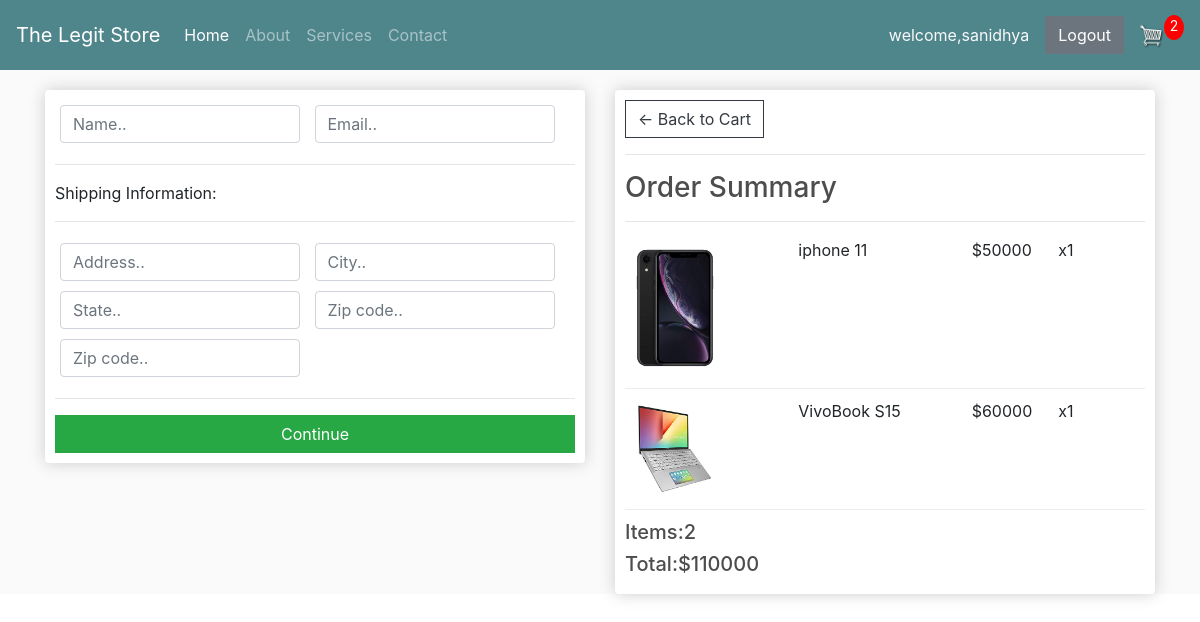
The app's page /store/checkout/ (signed in) with its own data.
### store/models.py (models this page shows, shortened)
class OrderItem(models.Model):
    product = models.ForeignKey(Product, on_delete=models.SET_NULL, null=True, blank=True)
    order = models.ForeignKey(Order, on_delete=models.SET_NULL, null=True, blank=True)
    date_added = models.DateTimeField(auto_now_add=True)
    quantity = models.IntegerField(default=0, null=True, blank=True)
    @property
    def get_total(self):
        total = self.product.price * self.quantity
        return total

class Product(models.Model):
    product_id = models.AutoField
    product_name=models.CharField(max_length=50)
    category = models.CharField(max_length=20, default="")
    image = models.ImageField(upload_to='store/images', default="")
    description = models.CharField(max_length=200)
    price = models.IntegerField(default=0)
    pub_date = models.DateField()

class Order(models.Model):
    customer = models.ForeignKey(Customer, on_delete=models.SET_NULL, null=True, blank=True)
    date_ordered = models.DateTimeField(auto_now_add=True)
    complete = models.BooleanField(default=False, null=True, blank=False)
    transaction_id = models.CharField(max_length=200, null=True)
    @property
    def shipping(self):
        shipping = True
        return shipping
    @property
    def get_total_item(self):
        orderitems = self.orderitem_set.all()
        total = sum([item.quantity for item in orderitems])
        return total
    @property
    def get_cart_total(self):
        orderitems = self.orderitem_set.all()
        total = sum([item.get_total for item in orderitems])
        return total

### store/views.py (the view)
# urls.py: path('checkout/', views.checkout, name="checkout"),
def checkout(request):
    if request.user.is_authenticated:
        customer = request.user.customer
        order, created = Order.objects.get_or_create(customer=customer, complete= False)
        items = order.orderitem_set.all()
        orderItems = order.get_total_item
    else:
        items = []
    params = {'items':items, 'order':order, 'orderItems': orderItems}
    return render(request, 'store/checkout.html', params)

### store/templates/store/checkout.html (shortened to what this page needs)
{% extends 'store/basic.html' %}
{% load static %}
{% block head %}
<link href='{% static "store/css/cart.css"%}' rel="stylesheet">
{% endblock %}
{% block body %}
<div class="container my-4" >
     <div class="row">
		<div class="col-lg-6">
			<div class="box-element" id="form-wrapper">
				<form id="form">
					<div id="user-info">
						<div class="form-field">
							<input required class="form-control" type="text" name="name" placeholder="Name..">
						</div>
						<div class="form-field">
							<input required class="form-control" type="email" name="email" placeholder="Email..">
						</div>
					</div>
					<div id="shipping-info">
						<hr>
						<p>Shipping Information:</p>
						<hr>
						<div class="form-field">
							<input class="form-control" type="text" name="address" placeholder="Address..">
						</div>
						<div class="form-field">
							<input class="form-control" type="text" name="city" placeholder="City..">
						</div>
						<div class="form-field">
							<input class="form-control" type="text" name="state" placeholder="State..">
						</div>
						<div class="form-field">
							<input class="form-control" type="text" name="zipcode" placeholder="Zip code..">
						</div>
						<div class="form-field">
							<input class="form-control" type="text" name="country" placeholder="Zip code..">
						</div>
					</div>
					<hr>
					<input id="form-button" class="btn btn-success btn-block" type="submit" value="Continue">
				</form>
			</div>
			<br>
		</div>
		<div class="col-lg-6">
			<div class="box-element">
				<a  class="btn btn-outline-dark" href="cart/">&#x2190; Back to Cart</a>
				<hr>
				<h3>Order Summary</h3>
				<hr>
				{% for item in items %}
				<div class="cart-row">
					<div style="flex:2"><img class="row-image" src="/media/{{item.product.image}}"></div>
					<div style="flex:2"><p>{{item.product.product_name}}</p></div>
					<div style="flex:1"><p>${{item.product.price}}</p></div>
					<div style="flex:1"><p>x{{item.quantity}}</p></div>
				</div>
				{% endfor %}
				<h5>Items:{{order.get_total_item}}</h5>
				<h5>Total:${{order.get_cart_total}}</h5>
			</div>
		</div>
	</div>
	</div>
{% endblock %}

### store/templates/store/basic.html (shortened to what this page needs)
<!DOCTYPE html>
<html lang="en">
{% load static %}
<head>
  <link href='{% static "store/vendor/bootstrap/css/bootstrap.min.css"%}' rel="stylesheet">
  <link href='{% static "store/css/shop-homepage.css"%}' rel="stylesheet">
{% block head %} {% endblock %}
</head>
<body>
  <nav class="navbar navbar-expand-lg navbar-dark bg-dark fixed-top">
      <a class="navbar-brand" href="/store/">The Legit Store</a>
      <div class="collapse navbar-collapse" id="navbarResponsive">
        <ul class="navbar-nav">
          <li class="nav-item active">
            <a class="nav-link" href="#">Home
            </a>
          </li>
          <li class="nav-item">
            <a class="nav-link" href="#">About</a>
          </li>
          <li class="nav-item">
            <a class="nav-link" href="#">Services</a>
          </li>
          <li class="nav-item">
            <a class="nav-link" href="#">Contact</a>
          </li>
          </ul>
            </div>
           {% if user.is_authenticated %}
                 <a class="nav-link text-light" href="#">welcome,{{request.user}}</a>
                <a  href="logout/"><button id="logout" class="btn btn-secondary my-2">Logout</button></a>
                    <a href="cart/">
                       <img  id="cart-icon" src="{% static 'store/images/cart.png' %}">
                    </a>
                        <p id="cart-total">{{orderItems}}</p>
            {% endif %}
  </nav>
{% block body %} {% endblock %}
</body>
</html>

### store/static/store/css/shop-homepage.css (style rules this page uses)
html { background: url(images/bg.jpg) no-repeat center center fixed; -webkit-background-size: cover; -moz-background-size: cover; -o-background-size: cover; background-size: cover; }
body { padding-top: 56px; }

### store/static/store/css/cart.css (style rules this page uses)
body { background-color: hsl(0, 0%, 98%); }
h1,h2,h3,h4,h5,h6 { color:hsl(0, 0%, 30%); }
.box-element { box-shadow:hsl(0, 0%, 80%) 0 0 16px; background-color: #fff; border-radius: 4px; padding: 10px; }
.bg-dark { background-color: #4f868c!important; }
#cart-icon { width:25px; display: inline-block; margin-left: 15px; }
#cart-total { display: block; text-align: center; color:#fff; background-color: red; width: 20px; height: 25px; border-radius: 50%; font-size: 14px; }
.col-lg-4, .col-lg-6, .col-lg-8, .col-lg-12 { margin-top: 10px; }
.btn { border-radius: 0; }
.row-image { width: 100px; }
.form-field { width:250px; display: inline-block; padding: 5px; }
.cart-row { display: flex; align-items: flex-stretch; padding-bottom: 10px; margin-bottom: 10px; border-bottom: 1px solid #ececec; }

### records on screen
OrderItem: product.image (picture), product.product_name "iphone 11", product.price "50000", quantity "1"
OrderItem: product.image (picture), product.product_name "VivoBook S15", product.price "60000", quantity "1"
Order: get_total_item "2", get_cart_total "110000"

### other values on screen
{{ request.user }} "sanidhya"
{{ orderItems }} "2"
